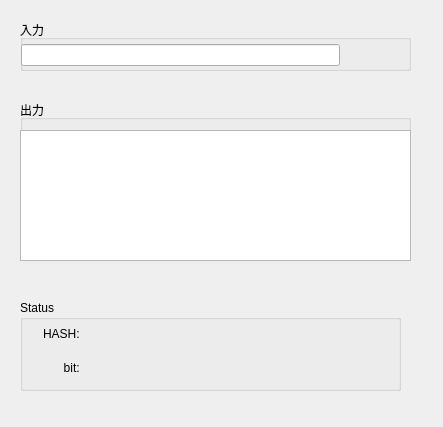
<?xml version="1.0" encoding="UTF-8"?>
<ui version="4.0">
 <class>sha_wind</class>
 <widget class="QDialog" name="sha_wind">
  <property name="geometry">
   <rect>
    <x>0</x>
    <y>0</y>
    <width>443</width>
    <height>427</height>
   </rect>
  </property>
  <property name="windowTitle">
   <string>Dialog</string>
  </property>
  <widget class="QGroupBox" name="groupBox">
   <property name="geometry">
    <rect>
     <x>20</x>
     <y>20</y>
     <width>391</width>
     <height>51</height>
    </rect>
   </property>
   <property name="title">
    <string>入力</string>
   </property>
   <widget class="QWidget" name="horizontalLayoutWidget">
    <property name="geometry">
     <rect>
      <x>-1</x>
      <y>20</y>
      <width>391</width>
      <height>31</height>
     </rect>
    </property>
    <layout class="QHBoxLayout" name="horizontalLayout" stretch="10,2">
     <property name="leftMargin">
      <number>2</number>
     </property>
     <item>
      <widget class="QLineEdit" name="lineEdit"/>
     </item>
     <item>
      <widget class="QLabel" name="label_input_bit">
       <property name="text">
        <string/>
       </property>
      </widget>
     </item>
    </layout>
   </widget>
  </widget>
  <widget class="QGroupBox" name="groupBox_2">
   <property name="geometry">
    <rect>
     <x>20</x>
     <y>100</y>
     <width>391</width>
     <height>161</height>
    </rect>
   </property>
   <property name="title">
    <string>出力</string>
   </property>
   <widget class="QTextBrowser" name="textBrowser_hash">
    <property name="geometry">
     <rect>
      <x>0</x>
      <y>30</y>
      <width>391</width>
      <height>131</height>
     </rect>
    </property>
   </widget>
  </widget>
  <widget class="QGroupBox" name="groupBox_3">
   <property name="geometry">
    <rect>
     <x>20</x>
     <y>300</y>
     <width>381</width>
     <height>91</height>
    </rect>
   </property>
   <property name="title">
    <string>Status</string>
   </property>
   <widget class="QWidget" name="gridLayoutWidget">
    <property name="geometry">
     <rect>
      <x>0</x>
      <y>20</y>
      <width>381</width>
      <height>61</height>
     </rect>
    </property>
    <layout class="QGridLayout" name="gridLayout" columnstretch="1,5">
     <item row="1" column="0">
      <widget class="QLabel" name="label_2">
       <property name="text">
        <string>bit: </string>
       </property>
       <property name="alignment">
        <set>Qt::AlignRight|Qt::AlignTrailing|Qt::AlignVCenter</set>
       </property>
      </widget>
     </item>
     <item row="0" column="0">
      <widget class="QLabel" name="label">
       <property name="text">
        <string>HASH: </string>
       </property>
       <property name="alignment">
        <set>Qt::AlignRight|Qt::AlignTrailing|Qt::AlignVCenter</set>
       </property>
      </widget>
     </item>
     <item row="0" column="1">
      <widget class="QLabel" name="label_hash_mode">
       <property name="text">
        <string/>
       </property>
      </widget>
     </item>
     <item row="1" column="1">
      <widget class="QLabel" name="label_hash_bit">
       <property name="text">
        <string/>
       </property>
      </widget>
     </item>
    </layout>
   </widget>
  </widget>
 </widget>
 <resources/>
 <connections/>
</ui>
